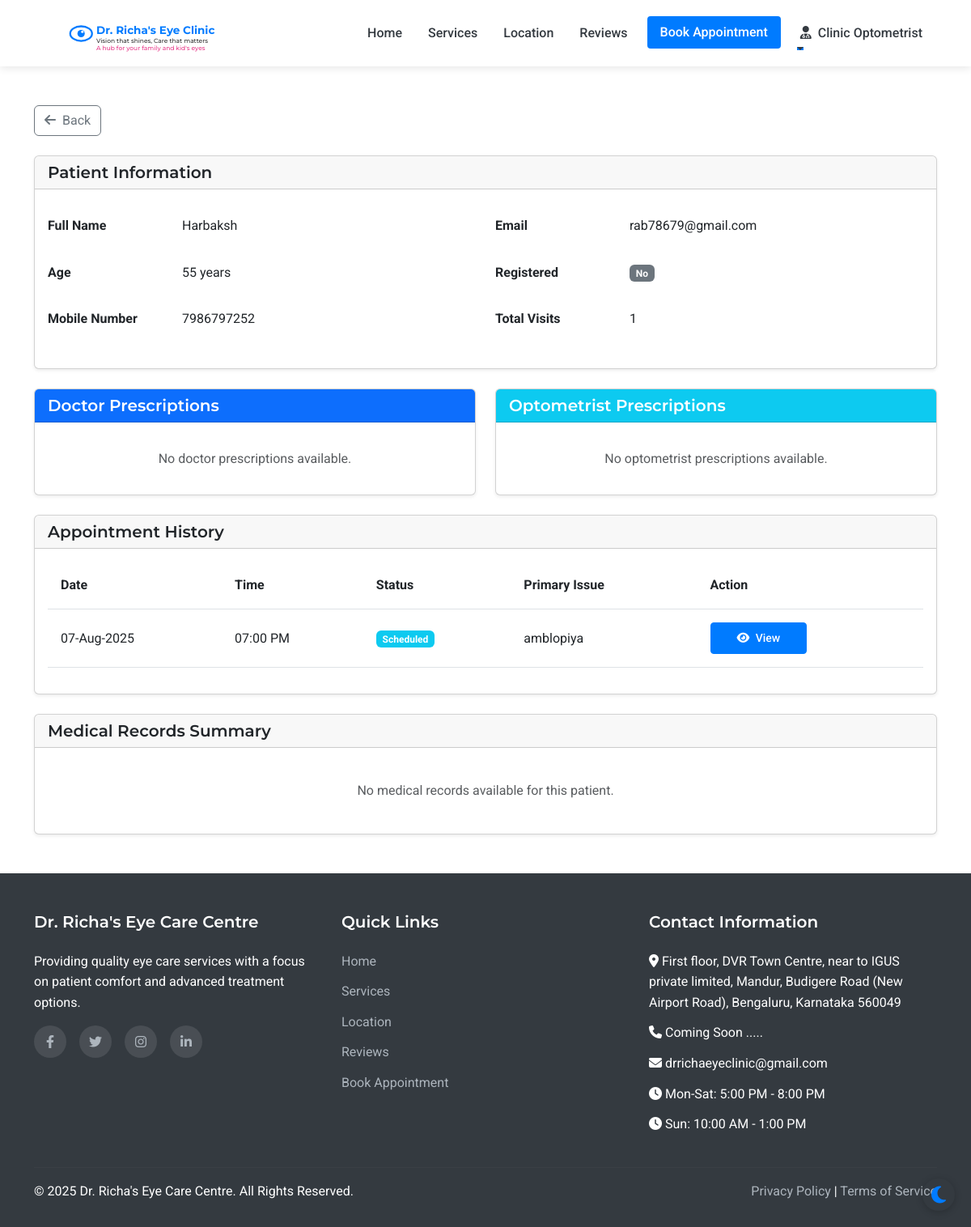
Before: /admin/patient/1 (signed in) with the older database file.
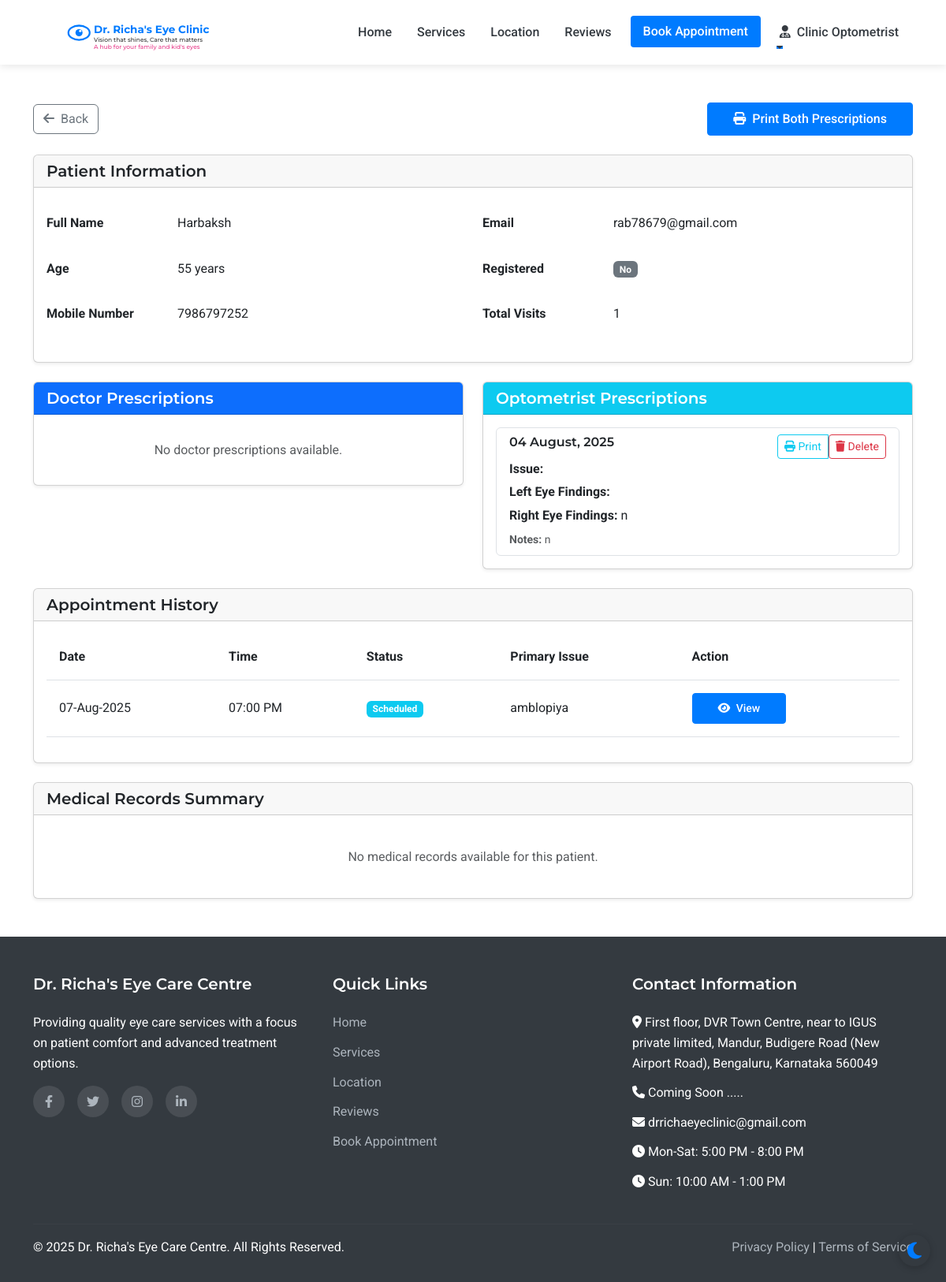
After: the same page with the newer database file.
### models.py (models this page shows, shortened)
class Appointment(db.Model):
    id = db.Column(db.Integer, primary_key=True)
    patient_id = db.Column(db.Integer, db.ForeignKey('patient.id'), nullable=False)
    appointment_date = db.Column(db.Date, nullable=False)
    appointment_time = db.Column(db.Time, nullable=False)
    primary_issue = db.Column(db.Text, nullable=True)
    referral_info = db.Column(db.String(255), nullable=True)
    status = db.Column(db.String(20), default='scheduled')  # scheduled, completed, cancelled
    created_at = db.Column(db.DateTime, default=datetime.utcnow)
    consultation_fee = db.Column(db.Float, nullable=False, default=500.0)
    payment_status = db.Column(db.String(20), default='pending')  # pending, paid

class OptometristPrescription(db.Model):
    id = db.Column(db.Integer, primary_key=True)
    patient_id = db.Column(db.Integer, db.ForeignKey('patient.id'), nullable=False)
    assistant_id = db.Column(db.Integer, db.ForeignKey('assistant.id'), nullable=False)
    prescription_date = db.Column(db.DateTime, default=datetime.utcnow)
    visit_date = db.Column(db.Date, nullable=True)
    branch = db.Column(db.String(100), nullable=True)
    present_complaints = db.Column(db.Text, nullable=True)
    vision_distance_re = db.Column(db.String(50), nullable=True)  # Right Eye Distance
    vision_distance_le = db.Column(db.String(50), nullable=True)  # Left Eye Distance
    vision_near_re = db.Column(db.String(50), nullable=True)     # Right Eye Near
    vision_near_le = db.Column(db.String(50), nullable=True)     # Left Eye Near
    current_medication_type = db.Column(db.String(100), nullable=True)
    current_medication_name = db.Column(db.String(200), nullable=True)
    current_medication_dosage = db.Column(db.String(100), nullable=True)
    current_medication_eye = db.Column(db.String(20), nullable=True)
    current_medication_remarks = db.Column(db.Text, nullable=True)
    undilated_re_sph = db.Column(db.String(20), nullable=True)
    undilated_re_cyl = db.Column(db.String(20), nullable=True)
    undilated_re_axis = db.Column(db.String(20), nullable=True)
    undilated_re_prism = db.Column(db.String(20), nullable=True)
    undilated_re_va = db.Column(db.String(20), nullable=True)
    undilated_re_nv = db.Column(db.String(20), nullable=True)
    undilated_le_sph = db.Column(db.String(20), nullable=True)
    undilated_le_cyl = db.Column(db.String(20), nullable=True)
    undilated_le_axis = db.Column(db.String(20), nullable=True)
    undilated_le_prism = db.Column(db.String(20), nullable=True)
    undilated_le_va = db.Column(db.String(20), nullable=True)
    undilated_le_nv = db.Column(db.String(20), nullable=True)
    dilated_re_sph = db.Column(db.String(20), nullable=True)
    dilated_re_cyl = db.Column(db.String(20), nullable=True)
    dilated_re_axis = db.Column(db.String(20), nullable=True)
    dilated_re_prism = db.Column(db.String(20), nullable=True)
    dilated_re_va = db.Column(db.String(20), nullable=True)
    dilated_re_nv = db.Column(db.String(20), nullable=True)
    dilated_le_sph = db.Column(db.String(20), nullable=True)
    dilated_le_cyl = db.Column(db.String(20), nullable=True)
    dilated_le_axis = db.Column(db.String(20), nullable=True)
    dilated_le_prism = db.Column(db.String(20), nullable=True)
    dilated_le_va = db.Column(db.String(20), nullable=True)
    dilated_le_nv = db.Column(db.String(20), nullable=True)
    iop_time = db.Column(db.String(20), nullable=True)
    iop_method = db.Column(db.String(50), nullable=True)
    iop_od = db.Column(db.String(20), nullable=True)
    iop_os = db.Column(db.String(20), nullable=True)
    iop_dl = db.Column(db.String(20), nullable=True)
    iop_pachy = db.Column(db.String(20), nullable=True)
    iop_remarks = db.Column(db.Text, nullable=True)
    final_re_sph = db.Column(db.String(20), nullable=True)
    final_re_cyl = db.Column(db.String(20), nullable=True)
    final_re_axis = db.Column(db.String(20), nullable=True)
    final_re_prism = db.Column(db.String(20), nullable=True)
    final_re_va = db.Column(db.String(20), nullable=True)
    final_re_nv = db.Column(db.String(20), nullable=True)
    final_le_sph = db.Column(db.String(20), nullable=True)
    final_le_cyl = db.Column(db.String(20), nullable=True)
    final_le_axis = db.Column(db.String(20), nullable=True)
    final_le_prism = db.Column(db.String(20), nullable=True)
    final_le_va = db.Column(db.String(20), nullable=True)
    final_le_nv = db.Column(db.String(20), nullable=True)
    old_distance_re_sph = db.Column(db.String(20), nullable=True)
    old_distance_re_cyl = db.Column(db.String(20), nullable=True)
    old_distance_re_axis = db.Column(db.String(20), nullable=True)
    old_distance_re_va = db.Column(db.String(20), nullable=True)
    old_distance_le_sph = db.Column(db.String(20), nullable=True)
    old_distance_le_cyl = db.Column(db.String(20), nullable=True)
    old_distance_le_axis = db.Column(db.String(20), nullable=True)
    old_distance_le_va = db.Column(db.String(20), nullable=True)
    old_add_re = db.Column(db.String(20), nullable=True)
    old_add_le = db.Column(db.String(20), nullable=True)
    type_of_glasses = db.Column(db.String(100), nullable=True)
    glass_usage = db.Column(db.String(100), nullable=True)
    product = db.Column(db.String(200), nullable=True)
    type_of_lens = db.Column(db.String(100), nullable=True)
    lens_material = db.Column(db.String(100), nullable=True)
    gp_advised_by = db.Column(db.String(100), nullable=True)
    opto_student = db.Column(db.String(100), nullable=True)
    keratometer_readings = db.Column(db.Text, nullable=True)
    general_remarks = db.Column(db.Text, nullable=True)
    recommendations = db.Column(db.Text, nullable=True)
    notes = db.Column(db.Text, nullable=True)
    created_at = db.Column(db.DateTime, default=datetime.utcnow)

### routes.py (the view)
@app.route('/admin/patient/<int:patient_id>')
@login_required
def admin_patient_view(patient_id):
    if not (isinstance(current_user, Admin) or isinstance(current_user, Assistant) or isinstance(current_user, Doctor)):
        flash('Access denied. Staff privileges required.', 'danger')
        return redirect(url_for('index'))
    if isinstance(current_user, Assistant):
        return_url = url_for('assistant_dashboard')
    elif isinstance(current_user, Doctor):
        return_url = url_for('admin_dashboard')
    else:
        return_url = url_for('admin_dashboard')
    patient = Patient.query.get_or_404(patient_id)
    appointments = Appointment.query.filter_by(patient_id=patient_id).order_by(desc(Appointment.appointment_date)).all()
    return render_template('admin/patient_view.html', patient=patient, appointments=appointments)

### app.py (called while the page is built)
@login_manager.user_loader
def load_user(user_id):
    from models import Doctor, Assistant, Admin, Patient
    try:
        if user_id.startswith('doctor_'):
            return Doctor.query.get(int(user_id.split('_')[1]))
        elif user_id.startswith('assistant_'):
            return Assistant.query.get(int(user_id.split('_')[1]))
        elif user_id.startswith('admin_'):
            return Admin.query.get(int(user_id.split('_')[1]))
        else:
            return Patient.query.get(int(user_id))
    except (ValueError, AttributeError):
        return None

### routes.py (called while the page is built)
@app.context_processor
def inject_now():
    return {'now': datetime.now()}

### templates/admin/patient_view.html (shortened to what the changed rows need)
{% extends 'layout.html' %}
{% block content %}
<div class="container py-5">
    <div class="d-flex justify-content-between align-items-center mb-4">
        <a href="{{ url_for('admin_patients') }}" class="btn btn-outline-secondary">
            <i class="fas fa-arrow-left me-1"></i> Back
        </a>
        {% if patient.doctor_prescriptions or patient.optometrist_prescriptions %}
        <a href="{{ url_for('print_combined_prescription', patient_id=patient.id) }}" class="btn btn-primary" target="_blank">
            <i class="fas fa-print me-1"></i> Print Both Prescriptions
        </a>
        {% endif %}
    </div>
    <div class="row">
        <div class="col-lg-12">
            <div class="card shadow-sm mb-4">
                <div class="card-body">
                    <div class="row">
                        <div class="col-md-6">
                            <table class="table table-borderless">
                                <tr>
                                    <th class="ps-0" style="width: 150px;">Full Name</th>
                                </tr>
                                <tr>
                                    <th class="ps-0">Age</th>
                                </tr>
                                <tr>
                                    <th class="ps-0">Mobile Number</th>
                                </tr>
                            </table>
                        </div>
                        <div class="col-md-6">
                            <table class="table table-borderless">
                                <tr>
                                    <th class="ps-0" style="width: 150px;">Email</th>
                                </tr>
                                <tr>
                                    <th class="ps-0">Registered</th>
                                </tr>
                                <tr>
                                    <th class="ps-0">Total Visits</th>
                                </tr>
                            </table>
                        </div>
                    </div>
                </div>
            </div>
            <div class="row">
                <div class="col-md-6 mb-4">
                    <div class="card shadow-sm">
                        <div class="card-body">
                            {% if patient.optometrist_prescriptions %}
                                <div class="list-group">
                                    {% for prescription in patient.optometrist_prescriptions|sort(attribute='prescription_date', reverse=true) %}
                                    <div class="list-group-item">
                                        <div class="d-flex w-100 justify-content-between">
                                            <h6 class="mb-1">{{ prescription.prescription_date.strftime('%d %B, %Y') }}</h6>
                                            <div class="btn-group">
                                                <a href="{{ url_for('print_prescription', type='optometrist', prescription_id=prescription.id) }}"
                                                   class="btn btn-sm btn-outline-info" target="_blank">
                                                    <i class="fas fa-print"></i> Print
                                                </a>
                                                <form method="POST" action="{{ url_for('delete_prescription', type='optometrist', prescription_id=prescription.id) }}"
                                                      onsubmit="return confirm('Are you sure you want to delete this prescription?')"
                                                      style="display: inline;">
                                                    <button type="submit" class="btn btn-sm btn-outline-danger">
                                                        <i class="fas fa-trash"></i> Delete
                                                    </button>
                                                </form>
                                            </div>
                                        </div>
                                        <p class="mb-1"><strong>Issue:</strong> {{ prescription.vision_test }}</p>
                                        <p class="mb-1"><strong>Left Eye Findings:</strong> {{ prescription.eye_power }}</p>
                                        <p class="mb-1"><strong>Right Eye Findings:</strong> {{ prescription.recommendations }}</p>
                                        <small class="text-muted"><strong>Notes:</strong> {{ prescription.notes }}</small>
                                    </div>
                                    {% endfor %}
                                </div>
                            {% else %}
                                <p class="text-muted text-center my-3">No optometrist prescriptions available.</p>
                            {% endif %}
                        </div>
                    </div>
                </div>
            </div>
            <div class="card shadow-sm mb-4">
                <div class="card-body">
                    {% if patient.appointments %}
                        <div class="table-responsive">
                            <table class="table table-hover">
                                <thead>
                                    <tr>
                                        <th>Date</th>
                                        <th>Time</th>
                                        <th>Status</th>
                                        <th>Primary Issue</th>
                                        <th>Action</th>
                                    </tr>
                                </thead>
                                <tbody>
                                    {% for appointment in patient.appointments|sort(attribute='appointment_date', reverse=true) %}
                                        <tr>
                                            <td>{{ appointment.appointment_date.strftime('%d-%b-%Y') }}</td>
                                            <td>{{ appointment.appointment_time.strftime('%I:%M %p') }}</td>
                                            <td>
                                                {% if appointment.status == 'scheduled' %}
                                                    <span class="badge bg-info">Scheduled</span>
                                                {% elif appointment.status == 'completed' %}
                                                    <span class="badge bg-success">Completed</span>
                                                {% elif appointment.status == 'cancelled' %}
                                                    <span class="badge bg-danger">Cancelled</span>
                                                {% endif %}
                                            </td>
                                            <td>{{ appointment.primary_issue or 'Not specified' }}</td>
                                            <td>
                                                <div class="btn-group" role="group">
                                                    <a href="{{ url_for('admin_appointment_view', appointment_id=appointment.id) }}" class="btn btn-sm btn-primary me-2">
                                                        <i class="fas fa-eye me-1"></i> View
                                                    </a>
                                                </div>
                                            </td>
                                        </tr>
                                    {% endfor %}
                                </tbody>
                            </table>
                        </div>
                    {% else %}
                        <p class="text-muted text-center my-3">No appointment history for this patient.</p>
                    {% endif %}
                </div>
            </div>
                    {% set has_records = false %}
                    {% for appointment in patient.appointments %}
                        {% if appointment.medical_record %}
                            {% set has_records = true %}
                        {% endif %}
                    {% endfor %}
        </div>
    </div>
</div>
{% endblock %}

Changed rows visible on the page:
added OptometristPrescription: prescription_date "04 August, 2025", recommendations "n", notes "n"
Other visible differences:
text no longer shown: "No optometrist prescriptions available."
text now shown: "Print Both Prescriptions"
